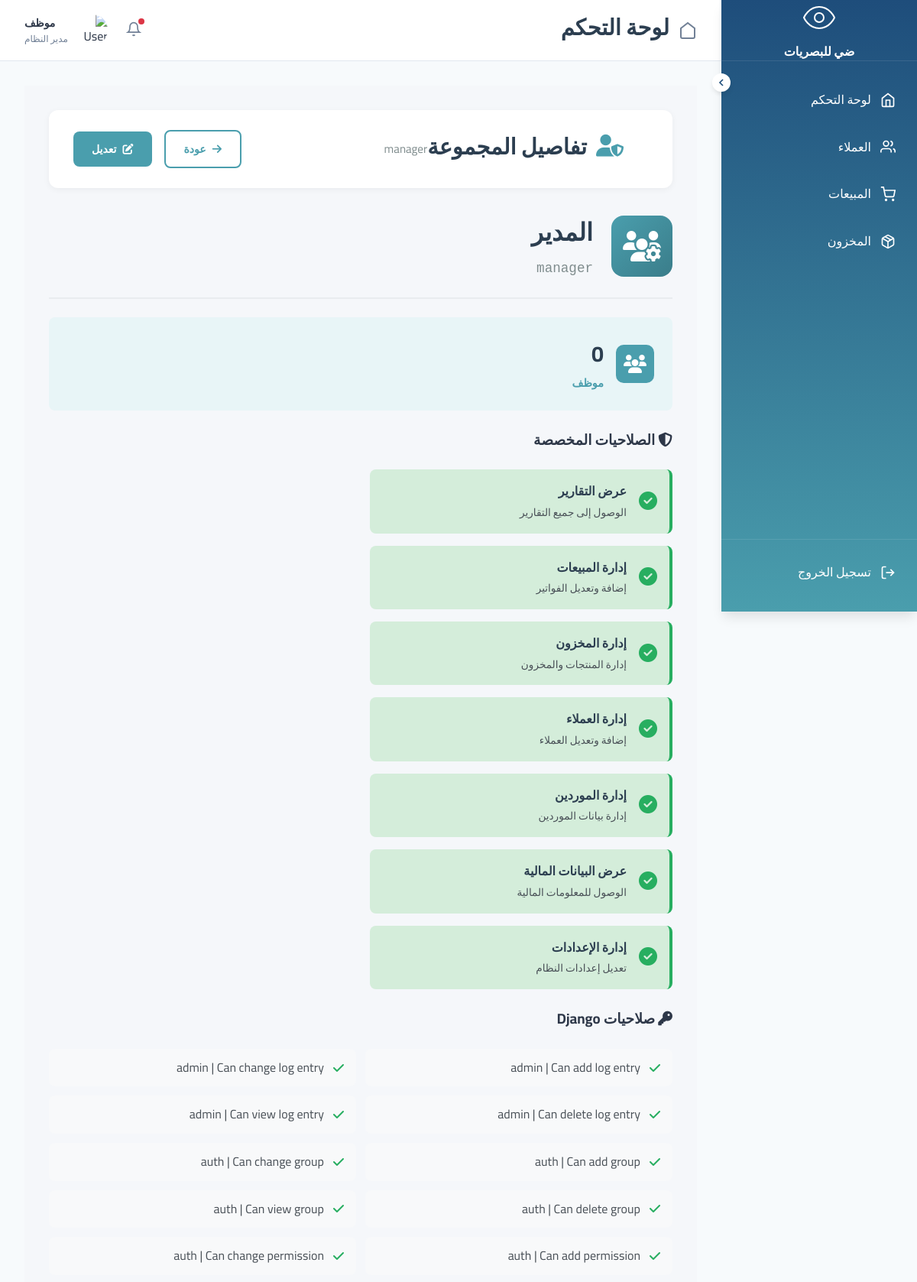
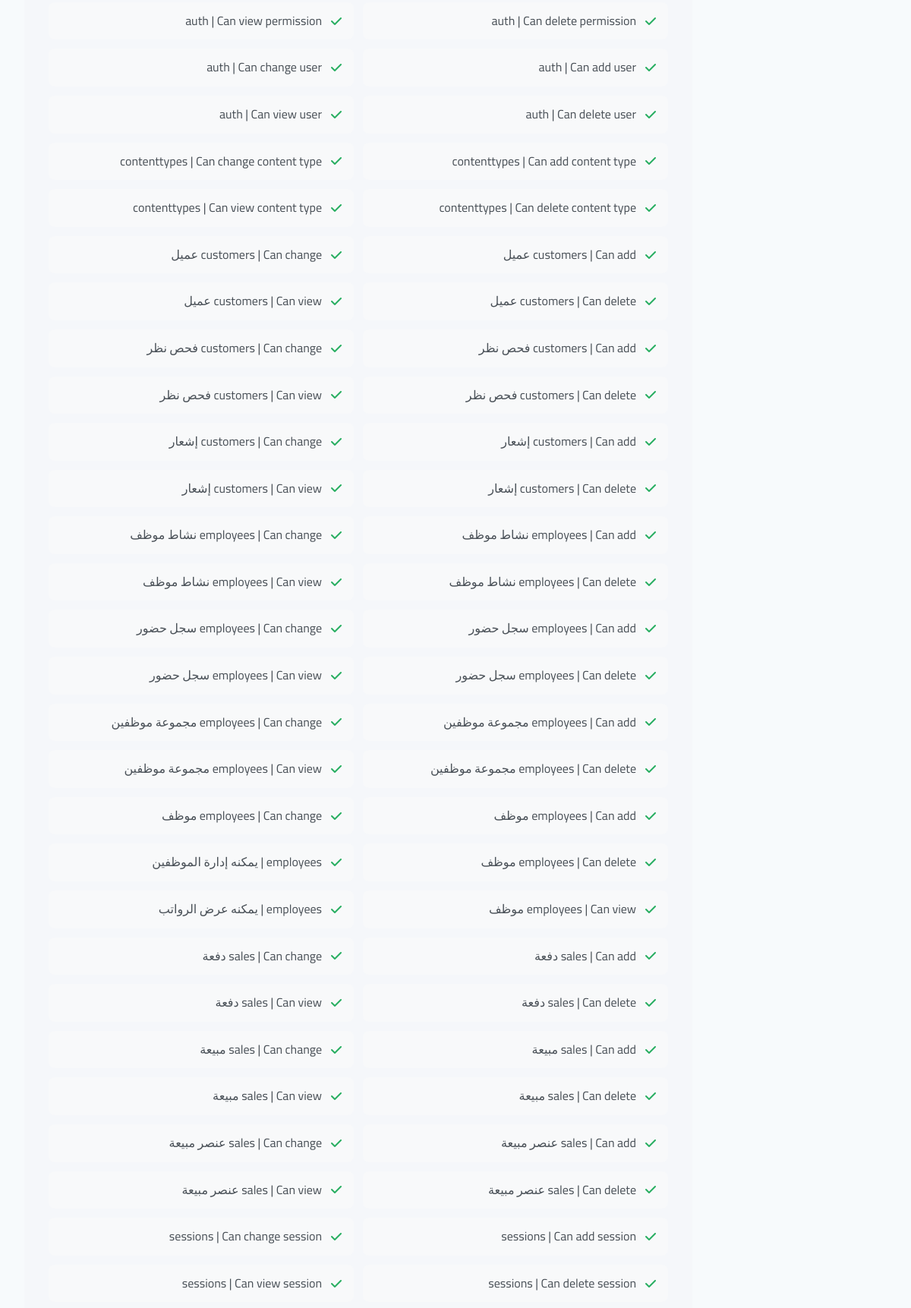
Page /employees/groups/2/ (signed in, upper part) on the committed database (2 pictures, top to bottom).
### settings/models.py (models this page shows, shortened)
class CompanySettings(models.Model):
    company_name_ar = models.CharField('اسم المؤسسة (عربي)', max_length=200, blank=True)
    company_name_en = models.CharField('اسم المؤسسة (إنجليزي)', max_length=200, blank=True)
    logo = models.ImageField('شعار المؤسسة', upload_to='company/', blank=True, null=True)
    unified_number = models.CharField('الرقم الموحد', max_length=50, blank=True)
    commercial_register = models.CharField('السجل التجاري', max_length=50, blank=True)
    tax_number = models.CharField('الرقم الضريبي', max_length=50, blank=True)
    national_address = models.TextField('العنوان الوطني', blank=True)
    location_url = models.URLField('رابط الموقع', blank=True)
    phone_regex = RegexValidator(
        regex=r'^\+?966?\d{9,10}$',
        message="رقم الهاتف يجب أن يكون بصيغة: '0501234567' أو '+966501234567'"
    )
    contact_phone = models.CharField(
        'رقم الجوال',
        validators=[phone_regex],
        max_length=17,
        blank=True
    )
    contact_email = models.EmailField('البريد الإلكتروني', blank=True)
    owner_name = models.CharField('اسم المفوض/المالك', max_length=200, blank=True)
    owner_id_number = models.CharField('رقم الهوية', max_length=20, blank=True)
    owner_phone = models.CharField(
        'رقم جوال المفوض',
        validators=[phone_regex],
        max_length=17,
        blank=True
    )
    owner_email = models.EmailField('بريد المفوض الإلكتروني', blank=True)
    created_at = models.DateTimeField('تاريخ الإنشاء', auto_now_add=True)
    updated_at = models.DateTimeField('تاريخ التحديث', auto_now=True)
    class Meta:
        verbose_name = 'إعدادات المؤسسة'
        verbose_name_plural = 'إعدادات المؤسسة'
    @classmethod
    def get_settings(cls):
        settings, created = cls.objects.get_or_create(pk=1)
        return settings

### employees/models.py (models this page shows, shortened)
class EmployeeGroup(models.Model):
    name = models.CharField('اسم المجموعة', max_length=100, unique=True)
    name_arabic = models.CharField('الاسم بالعربي', max_length=100)
    description = models.TextField('الوصف', blank=True)
    group = models.OneToOneField(Group, on_delete=models.CASCADE, related_name='employee_group')
    can_view_reports = models.BooleanField('عرض التقارير', default=False)
    can_manage_sales = models.BooleanField('إدارة المبيعات', default=False)
    can_manage_inventory = models.BooleanField('إدارة المخزون', default=False)
    can_manage_customers = models.BooleanField('إدارة العملاء', default=False)
    can_manage_suppliers = models.BooleanField('إدارة الموردين', default=False)
    can_view_financial = models.BooleanField('عرض البيانات المالية', default=False)
    can_manage_settings = models.BooleanField('إدارة الإعدادات', default=False)
    created_at = models.DateTimeField('تاريخ الإنشاء', auto_now_add=True)
    updated_at = models.DateTimeField('تاريخ التحديث', auto_now=True)
    class Meta:
        verbose_name = 'مجموعة موظفين'
        verbose_name_plural = 'مجموعات الموظفين'
        ordering = ['name']

### employees/views.py (the view)
# urls.py: path('groups/<int:pk>/', views.group_detail, name='group_detail'),
@login_required
def group_detail(request, pk):
    group = get_object_or_404(EmployeeGroup, pk=pk)
    employees = EmployeeProfile.objects.filter(user__groups=group.group)
    context = {
        'group': group,
        'employees': employees,
    }
    return render(request, 'employees/group_detail.html', context)

### templates/employees/group_detail.html (shortened to what this page needs)
{% extends 'base.html' %}
{% load static %}
{% block extra_css %}
<link rel="stylesheet" href="{% static 'css/employees/employees.css' %}">
{% endblock %}
{% block content %}
<div class="employees-page">
    <div class="page-header">
        <div class="header-content">
            <h1>
                <i class="fas fa-user-shield"></i>
                تفاصيل المجموعة
            </h1>
            <p class="subtitle">{{ group.name }}</p>
        </div>
        <div class="header-actions">
            <a href="{% url 'employees:group_list' %}" class="btn btn-outline">
                <i class="fas fa-arrow-right"></i>
                عودة
            </a>
            <a href="{% url 'employees:group_edit' group.pk %}" class="btn btn-primary">
                <i class="fas fa-edit"></i>
                تعديل
            </a>
        </div>
    </div>
    <div class="group-detail-grid">
        <div class="detail-card main-card">
            <div class="group-header-large">
                <div class="group-icon-large">
                    <i class="fas fa-users-cog"></i>
                </div>
                <div class="group-main-info">
                    <h2>{{ group.name_arabic }}</h2>
                    <p class="group-code-large">{{ group.name }}</p>
                </div>
            </div>
            <div class="group-stats-large">
                <div class="stat-box">
                    <div class="stat-icon">
                        <i class="fas fa-users"></i>
                    </div>
                    <div class="stat-info">
                        <h3>{{ employees.count }}</h3>
                        <p>موظف</p>
                    </div>
                </div>
            </div>
        </div>
        <div class="detail-card">
            <div class="card-header">
                <h3>
                    <i class="fas fa-shield-alt"></i>
                    الصلاحيات المخصصة
                </h3>
            </div>
            <div class="card-body">
                <div class="permissions-grid">
                    <div class="permission-item {% if group.can_view_reports %}granted{% else %}denied{% endif %}">
                        <div class="permission-icon">
                            {% if group.can_view_reports %}
                            <i class="fas fa-check-circle"></i>
                            {% else %}
                            <i class="fas fa-times-circle"></i>
                            {% endif %}
                        </div>
                        <div class="permission-info">
                            <strong>عرض التقارير</strong>
                            <p>الوصول إلى جميع التقارير</p>
                        </div>
                    </div>
                    <div class="permission-item {% if group.can_manage_sales %}granted{% else %}denied{% endif %}">
                        <div class="permission-icon">
                            {% if group.can_manage_sales %}
                            <i class="fas fa-check-circle"></i>
                            {% else %}
                            <i class="fas fa-times-circle"></i>
                            {% endif %}
                        </div>
                        <div class="permission-info">
                            <strong>إدارة المبيعات</strong>
                            <p>إضافة وتعديل الفواتير</p>
                        </div>
                    </div>
                    <div class="permission-item {% if group.can_manage_inventory %}granted{% else %}denied{% endif %}">
                        <div class="permission-icon">
                            {% if group.can_manage_inventory %}
                            <i class="fas fa-check-circle"></i>
                            {% else %}
                            <i class="fas fa-times-circle"></i>
                            {% endif %}
                        </div>
                        <div class="permission-info">
                            <strong>إدارة المخزون</strong>
                            <p>إدارة المنتجات والمخزون</p>
                        </div>
                    </div>
                    <div class="permission-item {% if group.can_manage_customers %}granted{% else %}denied{% endif %}">
                        <div class="permission-icon">
                            {% if group.can_manage_customers %}
                            <i class="fas fa-check-circle"></i>
                            {% else %}
                            <i class="fas fa-times-circle"></i>
                            {% endif %}
                        </div>
                        <div class="permission-info">
                            <strong>إدارة العملاء</strong>
                            <p>إضافة وتعديل العملاء</p>
                        </div>
                    </div>
                    <div class="permission-item {% if group.can_manage_suppliers %}granted{% else %}denied{% endif %}">
                        <div class="permission-icon">
                            {% if group.can_manage_suppliers %}
                            <i class="fas fa-check-circle"></i>
                            {% else %}
                            <i class="fas fa-times-circle"></i>
                            {% endif %}
                        </div>
                        <div class="permission-info">
                            <strong>إدارة الموردين</strong>
                            <p>إدارة بيانات الموردين</p>
                        </div>
                    </div>
                    <div class="permission-item {% if group.can_view_financial %}granted{% else %}denied{% endif %}">
                        <div class="permission-icon">
                            {% if group.can_view_financial %}
                            <i class="fas fa-check-circle"></i>
                            {% else %}
                            <i class="fas fa-times-circle"></i>
                            {% endif %}
                        </div>
                        <div class="permission-info">
                            <strong>عرض البيانات المالية</strong>
                            <p>الوصول للمعلومات المالية</p>
                        </div>
                    </div>
                    <div class="permission-item {% if group.can_manage_settings %}granted{% else %}denied{% endif %}">
                        <div class="permission-icon">
                            {% if group.can_manage_settings %}
                            <i class="fas fa-check-circle"></i>
                            {% else %}
                            <i class="fas fa-times-circle"></i>
                            {% endif %}
                        </div>
                        <div class="permission-info">
                            <strong>إدارة الإعدادات</strong>
                            <p>تعديل إعدادات النظام</p>
                        </div>
                    </div>
                </div>
            </div>
        </div>
        <div class="detail-card full-width">
            <div class="card-header">
                <h3>
                    <i class="fas fa-key"></i>
                    صلاحيات Django
                </h3>
            </div>
            <div class="card-body">
                {% if group.group.permissions.all %}
                <div class="django-permissions-list">
                    {% for permission in group.group.permissions.all %}
                    <div class="django-permission-item">
                        <i class="fas fa-check"></i>
                        <span>{{ permission.content_type.app_label }} | {{ permission.name }}</span>
                    </div>
                    {% endfor %}
                </div>
                {% else %}
                <p class="no-data-text">لا توجد صلاحيات Django محددة</p>
                {% endif %}
            </div>
        </div>
    </div>
</div>
{% endblock %}

### templates/base.html (shortened to what this page needs)
{% load static %}
<!DOCTYPE html>
<html lang="ar" dir="rtl">
<head>
    <link rel="stylesheet" href="https://cdnjs.cloudflare.com/ajax/libs/font-awesome/6.4.0/css/all.min.css">
    <link rel="stylesheet" href="{% static 'css/base.css' %}">
    {% block extra_css %}{% endblock %}
</head>
<body>
    <aside id="sidebar" class="sidebar">
        <div class="sidebar-logo">
            <div class="logo-container">
                {% if company_logo %}
                <img src="{{ company_logo }}" alt="{{ company_name }}" class="logo-image">
                {% else %}
                <svg class="logo-icon" viewBox="0 0 24 24" fill="none" stroke="currentColor">
                    <path d="M2 12s3-7 10-7 10 7 10 7-3 7-10 7-10-7-10-7z"></path>
                    <circle cx="12" cy="12" r="3"></circle>
                </svg>
                {% endif %}
                <span class="logo-text">{{ company_name }}</span>
            </div>
        </div>
        <button id="sidebar-toggle" class="sidebar-toggle">
            <svg class="icon" viewBox="0 0 24 24" fill="none" stroke="currentColor">
                <polyline points="15 18 9 12 15 6"></polyline>
            </svg>
        </button>
        <nav class="sidebar-nav">
            <a href="{% url 'dashboard' %}" class="nav-item {% if request.resolver_match.url_name == 'dashboard' %}active{% endif %}">
                <svg class="icon" viewBox="0 0 24 24" fill="none" stroke="currentColor">
                    <path d="m3 9 9-7 9 7v11a2 2 0 0 1-2 2H5a2 2 0 0 1-2-2z"></path>
                    <polyline points="9 22 9 12 15 12 15 22"></polyline>
                </svg>
                <span class="nav-text">لوحة التحكم</span>
            </a>
            <a href="{% url 'customers:list' %}" class="nav-item {% if 'customers' in request.path %}active{% endif %}">
                <svg class="icon" viewBox="0 0 24 24" fill="none" stroke="currentColor">
                    <path d="M17 21v-2a4 4 0 0 0-4-4H5a4 4 0 0 0-4 4v2"></path>
                    <circle cx="9" cy="7" r="4"></circle>
                    <path d="M23 21v-2a4 4 0 0 0-3-3.87"></path>
                    <path d="M16 3.13a4 4 0 0 1 0 7.75"></path>
                </svg>
                <span class="nav-text">العملاء</span>
            </a>
            <a href="{% url 'sales:list' %}" class="nav-item {% if 'sales' in request.path %}active{% endif %}">
                <svg class="icon" viewBox="0 0 24 24" fill="none" stroke="currentColor">
                    <circle cx="9" cy="21" r="1"></circle>
                    <circle cx="20" cy="21" r="1"></circle>
                    <path d="M1 1h4l2.68 13.39a2 2 0 0 0 2 1.61h9.72a2 2 0 0 0 2-1.61L23 6H6"></path>
                </svg>
                <span class="nav-text">المبيعات</span>
            </a>
            <a href="{% url 'stock:dashboard' %}" class="nav-item {% if 'stock' in request.path %}active{% endif %}">
                <span class="nav-text">المخزون</span>
            </a>
        </nav>
        <div class="sidebar-footer">
            <a href="{% url 'logout' %}"
            class="nav-item logout-btn"
            onclick="return confirm('هل أنت متأكد من تسجيل الخروج؟');">
             <svg class="icon" viewBox="0 0 24 24" fill="none" stroke="currentColor">
                 <path d="M9 21H5a2 2 0 0 1-2-2V5a2 2 0 0 1 2-2h4"></path>
                 <polyline points="16 17 21 12 16 7"></polyline>
                 <line x1="21" y1="12" x2="9" y2="12"></line>
             </svg>
             <span class="nav-text">تسجيل الخروج</span>
         </a>
        </div>
    </aside>
    <main id="main-content" class="main-content">
        <header class="header">
            <div class="header-content">
                <div class="header-title">
                    <svg class="icon" viewBox="0 0 24 24" fill="none" stroke="currentColor">
                        {% block header_icon %}
                        <path d="m3 9 9-7 9 7v11a2 2 0 0 1-2 2H5a2 2 0 0 1-2-2z"></path>
                        {% endblock %}
                    </svg>
                    <h1>{% block page_title %}لوحة التحكم{% endblock %}</h1>
                </div>
                <div class="header-actions">
                    <button class="notification-btn">
                        <svg class="icon" viewBox="0 0 24 24" fill="none" stroke="currentColor">
                            <path d="M18 8A6 6 0 0 0 6 8c0 7-3 9-3 9h18s-3-2-3-9"></path>
                            <path d="M13.73 21a2 2 0 0 1-3.46 0"></path>
                        </svg>
                        <span class="notification-badge"></span>
                    </button>
                    <div class="user-profile">
                        <img src="{% static 'images/default-avatar.png' %}" alt="User" class="user-avatar">
                        <div class="user-info">
                            <div class="user-name">{{ user.get_full_name|default:user.username }}</div>
                            <div class="user-role">مدير النظام</div>
                        </div>
                    </div>
                </div>
            </div>
        </header>
        <div class="page-content">
            {% block content %}{% endblock %}
        </div>
    </main>
</body>
</html>

### rows in the picture
CompanySettings: company_name_ar "ضي للبصريات"
EmployeeGroup: name "manager", name_arabic "المدير"

### other values in the picture
{{ user.get_full_name|default:user.username }} "موظف"
{{ employees.count }} "0"
{{ permission.content_type.app_label }} "admin"
{{ permission.name }} "Can add log entry"
{{ permission.name }} "Can change log entry"
{{ permission.name }} "Can delete log entry"
{{ permission.name }} "Can view log entry"
{{ permission.content_type.app_label }} "auth"
{{ permission.name }} "Can add group"
{{ permission.name }} "Can change group"
{{ permission.name }} "Can delete group"
{{ permission.name }} "Can view group"
{{ permission.name }} "Can add permission"
{{ permission.name }} "Can change permission"
{{ permission.name }} "Can delete permission"
